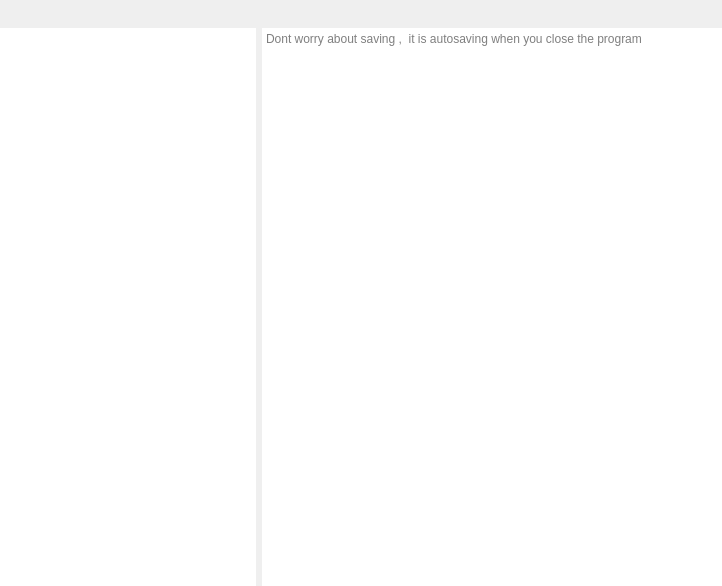
<?xml version="1.0" encoding="UTF-8"?>
<ui version="4.0">
 <class>MainWindow</class>
 <widget class="QMainWindow" name="MainWindow">
  <property name="geometry">
   <rect>
    <x>0</x>
    <y>0</y>
    <width>722</width>
    <height>586</height>
   </rect>
  </property>
  <property name="sizePolicy">
   <sizepolicy hsizetype="Preferred" vsizetype="Preferred">
    <horstretch>0</horstretch>
    <verstretch>0</verstretch>
   </sizepolicy>
  </property>
  <property name="windowTitle">
   <string>Colorful Notes</string>
  </property>
  <property name="windowIcon">
   <iconset resource="resource.qrc">
    <normaloff>:/icons/paint-palette.png</normaloff>:/icons/paint-palette.png</iconset>
  </property>
  <property name="styleSheet">
   <string notr="true"/>
  </property>
  <widget class="QWidget" name="centralwidget">
   <property name="sizePolicy">
    <sizepolicy hsizetype="Preferred" vsizetype="Preferred">
     <horstretch>0</horstretch>
     <verstretch>0</verstretch>
    </sizepolicy>
   </property>
   <layout class="QHBoxLayout" name="horizontalLayout_3" stretch="0,1">
    <property name="leftMargin">
     <number>0</number>
    </property>
    <property name="topMargin">
     <number>0</number>
    </property>
    <property name="rightMargin">
     <number>0</number>
    </property>
    <property name="bottomMargin">
     <number>0</number>
    </property>
    <item>
     <layout class="QVBoxLayout" name="verticalLayout">
      <property name="spacing">
       <number>6</number>
      </property>
      <item>
       <layout class="QHBoxLayout" name="horizontalLayout">
        <item>
         <widget class="QPushButton" name="addNewNoteButton">
          <property name="text">
           <string/>
          </property>
          <property name="icon">
           <iconset resource="resource.qrc">
            <normaloff>:/icons/plus (1).png</normaloff>:/icons/plus (1).png</iconset>
          </property>
          <property name="iconSize">
           <size>
            <width>32</width>
            <height>32</height>
           </size>
          </property>
          <property name="flat">
           <bool>true</bool>
          </property>
         </widget>
        </item>
        <item>
         <widget class="QPushButton" name="deleteNoteButton">
          <property name="toolTip">
           <string/>
          </property>
          <property name="text">
           <string/>
          </property>
          <property name="icon">
           <iconset resource="resource.qrc">
            <normaloff>:/icons/bin (1).png</normaloff>:/icons/bin (1).png</iconset>
          </property>
          <property name="iconSize">
           <size>
            <width>32</width>
            <height>32</height>
           </size>
          </property>
          <property name="flat">
           <bool>true</bool>
          </property>
         </widget>
        </item>
        <item>
         <spacer name="horizontalSpacer">
          <property name="orientation">
           <enum>Qt::Horizontal</enum>
          </property>
          <property name="sizeHint" stdset="0">
           <size>
            <width>40</width>
            <height>20</height>
           </size>
          </property>
         </spacer>
        </item>
       </layout>
      </item>
      <item>
       <widget class="QListWidget" name="listWidget">
        <property name="frameShape">
         <enum>QFrame::NoFrame</enum>
        </property>
       </widget>
      </item>
     </layout>
    </item>
    <item>
     <layout class="QVBoxLayout" name="verticalLayout_2">
      <item>
       <layout class="QHBoxLayout" name="horizontalLayout_2">
        <item>
         <widget class="QPushButton" name="textColorButton">
          <property name="text">
           <string/>
          </property>
          <property name="icon">
           <iconset resource="resource.qrc">
            <normaloff>:/icons/art.png</normaloff>:/icons/art.png</iconset>
          </property>
          <property name="iconSize">
           <size>
            <width>32</width>
            <height>32</height>
           </size>
          </property>
          <property name="flat">
           <bool>true</bool>
          </property>
         </widget>
        </item>
        <item>
         <widget class="QPushButton" name="textFontButton">
          <property name="text">
           <string/>
          </property>
          <property name="icon">
           <iconset resource="resource.qrc">
            <normaloff>:/icons/type.png</normaloff>:/icons/type.png</iconset>
          </property>
          <property name="iconSize">
           <size>
            <width>32</width>
            <height>32</height>
           </size>
          </property>
          <property name="flat">
           <bool>true</bool>
          </property>
         </widget>
        </item>
        <item>
         <widget class="QPushButton" name="copyTextButton">
          <property name="text">
           <string/>
          </property>
          <property name="icon">
           <iconset resource="resource.qrc">
            <normaloff>:/icons/copy.png</normaloff>:/icons/copy.png</iconset>
          </property>
          <property name="iconSize">
           <size>
            <width>32</width>
            <height>32</height>
           </size>
          </property>
          <property name="flat">
           <bool>true</bool>
          </property>
         </widget>
        </item>
        <item>
         <widget class="QPushButton" name="cutTextButton">
          <property name="text">
           <string/>
          </property>
          <property name="icon">
           <iconset resource="resource.qrc">
            <normaloff>:/icons/cut.png</normaloff>:/icons/cut.png</iconset>
          </property>
          <property name="iconSize">
           <size>
            <width>32</width>
            <height>32</height>
           </size>
          </property>
          <property name="flat">
           <bool>true</bool>
          </property>
         </widget>
        </item>
        <item>
         <widget class="QPushButton" name="pasteTextButton">
          <property name="text">
           <string/>
          </property>
          <property name="icon">
           <iconset resource="resource.qrc">
            <normaloff>:/icons/pasteicon.png</normaloff>:/icons/pasteicon.png</iconset>
          </property>
          <property name="iconSize">
           <size>
            <width>32</width>
            <height>32</height>
           </size>
          </property>
          <property name="flat">
           <bool>true</bool>
          </property>
         </widget>
        </item>
        <item>
         <widget class="QPushButton" name="undoTextButton">
          <property name="text">
           <string/>
          </property>
          <property name="icon">
           <iconset resource="resource.qrc">
            <normaloff>:/icons/undo (1).png</normaloff>:/icons/undo (1).png</iconset>
          </property>
          <property name="iconSize">
           <size>
            <width>32</width>
            <height>32</height>
           </size>
          </property>
          <property name="flat">
           <bool>true</bool>
          </property>
         </widget>
        </item>
        <item>
         <widget class="QPushButton" name="redoTextButton">
          <property name="text">
           <string/>
          </property>
          <property name="icon">
           <iconset resource="resource.qrc">
            <normaloff>:/icons/redo (2).png</normaloff>:/icons/redo (2).png</iconset>
          </property>
          <property name="iconSize">
           <size>
            <width>32</width>
            <height>32</height>
           </size>
          </property>
          <property name="flat">
           <bool>true</bool>
          </property>
         </widget>
        </item>
        <item>
         <spacer name="horizontalSpacer_2">
          <property name="orientation">
           <enum>Qt::Horizontal</enum>
          </property>
          <property name="sizeHint" stdset="0">
           <size>
            <width>40</width>
            <height>20</height>
           </size>
          </property>
         </spacer>
        </item>
       </layout>
      </item>
      <item>
       <widget class="QTextEdit" name="textEdit">
        <property name="frameShape">
         <enum>QFrame::NoFrame</enum>
        </property>
        <property name="placeholderText">
         <string>Dont worry about saving ,  it is autosaving when you close the program</string>
        </property>
       </widget>
      </item>
     </layout>
    </item>
   </layout>
  </widget>
 </widget>
 <resources>
  <include location="resource.qrc"/>
 </resources>
 <connections/>
</ui>
